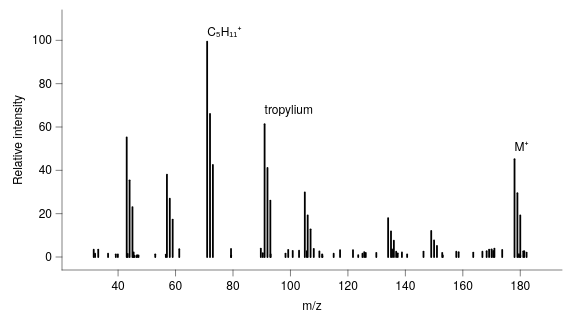

Describe this chart as a Vega-Lite specification.
### Vega-Lite specification from a JSON file in a GitHub repository (floating-point values rounded to 4 significant figures)
{"background": null, "config": {"arc": {"fill": "#DBDBDB", "fillOpacity": 1.0, "innerRadius": 32.5, "padAngle": 0.03, "stroke": "black", "strokeOpacity": 1, "strokeWidth": 0.25}, "area": {"fill": "#DBDBDB", "fillOpacity": 1.0, "stroke": "black", "strokeOpacity": 1, "strokeWidth": 0.25}, "axis": {"domain": true, "domainCap": "round", "domainColor": "black", "domainWidth": 0.25, "grid": false, "gridCap": "round", "gridColor": "#F1F1F1", "gridDash": [0, 0], "gridOpacity": 1.0, "gridWidth": 0.25, "labelColor": "black", "labelFont": "Helvetica Neue, HelveticaNeue, Helvetica, Arial, sans-serif", "labelFontSize": 6, "labelFontStyle": "normal", "labelFontWeight": 400, "offset": 0, "ticks": true, "tickCap": "round", "tickColor": "black", "tickRound": false, "tickSize": 3.0, "tickWidth": 0.25, "titleColor": "black", "titleFont": "Helvetica Neue, HelveticaNeue, Helvetica, Arial, sans-serif", "titleFontSize": 6, "titleFontStyle": "normal", "titleFontWeight": 400}, "axisX": {"domain": true, "labelAlign": "center", "labelAngle": 0, "labels": true, "ticks": true, "translate": 0}, "axisY": {"domain": true, "labelAlign": "right", "labelAngle": 0, "labels": true, "ticks": true, "translate": 0}, "axisRight": {"domain": true, "labelAlign": "left", "labelAngle": 0, "labels": true, "ticks": true, "translate": 0}, "axisTop": {"domain": true, "labelAlign": "center", "labelAngle": 0, "labels": true, "ticks": true, "translate": 0}, "axisBand": {"tickOffset": 0}, "bar": {"fill": "#DBDBDB", "fillOpacity": 1.0, "stroke": "black", "strokeOpacity": 1, "strokeWidth": 0.25}, "boxplot": {"size": 11.7, "ticks": {"cornerRadius": 0.25, "fill": "black", "opacity": 1, "size": 5.85, "thickness": 0.25}, "box": {"fillOpacity": 1.0, "stroke": "black", "strokeOpacity": 1, "strokeWidth": 0.25}, "median": {"cornerRadius": 0, "fill": "black", "fillOpacity": 1.0, "opacity": 1, "size": 11.7, "thickness": 0.25}, "rule": {"fill": "black", "fillOpacity": 1.0, "size": 13.0, "stroke": "black", "strokeDash": [0, 0], "strokeOpacity": 1, "strokeWidth": 0.25}, "outliers": {"color": "black", "fill": "black", "fillOpacity": 1.0, "size": 0, "stroke": "black", "strokeOpacity": 1, "strokeWidth": 0.25}}, "circle": {"fill": "black", "fillOpacity": 1.0, "size": 1.625, "stroke": null, "strokeOpacity": 1, "strokeWidth": 0.25}, "errorband": {"band": {"fillOpacity": 0.6, "stroke": null, "strokeWidth": 0.25, "strokeOpacity": 1}, "borders": {"opacity": 0, "strokeOpacity": 1, "strokeWidth": 0.25}}, "errorbar": {"opacity": 1, "rule": {"strokeDash": [0, 0], "strokeWidth": 0.25}, "ticks": {"color": "black", "cornerRadius": 0.125, "opacity": 1, "size": 7.8, "thickness": 0.25}, "thickness": 0.25}, "font": "Helvetica Neue, HelveticaNeue, Helvetica, Arial, sans-serif", "geoshape": {"fill": "#DBDBDB", "fillOpacity": 1.0, "stroke": "black", "strokeOpacity": 1, "strokeWidth": 0.25}, "header": {"labelColor": "black", "labelFont": "Helvetica Neue, HelveticaNeue, Helvetica, Arial, sans-serif", "labelFontSize": 6, "labelFontStyle": "normal", "labelFontWeight": 400, "titleColor": "black", "titleFont": "Helvetica Neue, HelveticaNeue, Helvetica, Arial, sans-serif", "titleFontSize": 6, "titleFontStyle": "normal", "titleFontWeight": 400, "titlePadding": 0}, "legend": {"disable": false, "offset": 4.5, "titlePadding": 4, "labelOffset": 2, "gradientLabelOffset": 2, "columnPadding": 4, "rowPadding": 2, "gradientThickness": 5, "gradientOpacity": 1.0, "gradientStrokeColor": "black", "gradientStrokeWidth": 0.25, "labelColor": "black", "labelFont": "Helvetica Neue, HelveticaNeue, Helvetica, Arial, sans-serif", "labelFontSize": 6, "labelFontStyle": "normal", "labelFontWeight": 400, "strokeColor": "black", "strokeWidth": 0, "symbolSize": 36, "symbolStrokeColor": "black", "symbolStrokeWidth": 0.25, "titleColor": "black", "titleFont": "Helvetica Neue, HelveticaNeue, Helvetica, Arial, sans-serif", "titleFontSize": 6, "titleFontStyle": "normal", "titleFontWeight": 400}, "line": {"color": "black", "stroke": "black", "strokeCap": "butt", "strokeDash": [0, 0], "strokeOpacity": 1, "strokeWidth": 0.5}, "point": {"filled": true, "fill": "#DBDBDB", "fillOpacity": 1.0, "size": 6.5, "stroke": "black", "strokeOpacity": 1, "strokeWidth": 0.25}, "range": {"category": ["#9D9D9D", "#28287D", "#004225", "#47266F", "#00605D", "#DBDBDB", "#7983C1", "#6E927B", "#937FB4", "#699A97"], "diverging": {"scheme": ["#4F4265", "#6A5C82", "#85789D", "#A196B7", "#BDB5CE", "#D8D6DD", "#F6F6F6", "#CED8D7", "#9DBFBD", "#75A3A0", "#518683", "#326967", "#164D4B"]}, "heatmap": {"scheme": ["#440154", "#472270", "#433E82", "#38598C", "#2C728E", "#238A8D", "#24A086", "#39B578", "#5DC862", "#96D646", "#CAE02D", "#FDE724"]}, "ordinal": {"scheme": ["#F1F1F1", "#DBDBDB", "#C6C6C6", "#B2B2B2", "#9D9D9D", "#898989", "#767676", "#636363", "#515151", "#404040", "#2F2F2F", "#1F1F1F"]}, "ramp": {"scheme": ["#440154", "#472270", "#433E82", "#38598C", "#2C728E", "#238A8D", "#24A086", "#39B578", "#5DC862", "#96D646", "#CAE02D", "#FDE724"]}}, "rule": {"color": "black", "stroke": "black", "strokeCap": "round", "strokeDash": [2, 2], "strokeOpacity": 1, "strokeWidth": 0.25}, "scale": {"barBandPaddingInner": 0.1, "rectBandPaddingInner": 0, "tickBandPaddingInner": 0.1, "bandPaddingOuter": 0.1, "bandWithNestedOffsetPaddingInner": 0.2, "bandWithNestedOffsetPaddingOuter": 0.2, "offsetBandPaddingInner": 0, "offsetBandPaddingOuter": 0, "continuousPadding": 6.5, "round": false}, "rect": {"fill": "#DBDBDB", "fillOpacity": 1.0, "stroke": "black", "strokeOpacity": 1, "strokeWidth": 0.25}, "square": {"fill": "#DBDBDB", "fillOpacity": 1.0, "size": 13.0, "stroke": "black", "strokeOpacity": 1, "strokeWidth": 0.25}, "text": {"color": "black", "font": "Helvetica Neue, HelveticaNeue, Helvetica, Arial, sans-serif", "fontSize": 6, "fontStyle": "normal", "fontWeight": 400}, "tick": {"color": "black", "cornerRadius": 0.125, "opacity": 1.0, "size": 11.7, "thickness": 0.25}, "title": {"anchor": "middle", "frame": "group", "color": "black", "font": "Helvetica Neue, HelveticaNeue, Helvetica, Arial, sans-serif", "fontSize": 6, "fontStyle": "normal", "fontWeight": 400, "subtitleColor": "black", "subtitleFont": "Helvetica Neue, HelveticaNeue, Helvetica, Arial, sans-serif", "subtitleFontSize": 6, "subtitleFontStyle": "normal", "subtitleFontWeight": 400}, "trail": {"color": "black", "opacity": 1, "size": 0.5}, "view": {"continuousWidth": 250, "continuousHeight": 130, "discreteWidth": 250, "discreteHeight": 130, "fill": null, "stroke": null, "strokeWidth": 0.25}}, "layer": [{"data": {"name": "data-d1e9cbef3d0b0f036dea6edf8213fc8b"}, "mark": {"type": "rule", "strokeDash": [0, 0], "strokeWidth": 0.9}, "encoding": {"x": {"field": "mz", "scale": {"domain": [25, 190], "nice": false}, "title": "m/z", "type": "quantitative"}, "y": {"field": "intensity", "scale": {"domain": [0, 108], "nice": false}, "title": "Relative intensity", "type": "quantitative"}}}, {"layer": [{"data": {"values": [{"__dysonsphere__": 1}]}, "mark": {"type": "text", "align": "left", "angle": 0, "baseline": "middle", "dx": 0, "dy": 0, "opacity": 1.0}, "encoding": {"text": {"value": "C₅H₁₁⁺"}, "x": {"datum": 71.0}, "y": {"datum": 104.0}}}, {"data": {"values": [{"__dysonsphere__": 1}]}, "mark": {"type": "text", "align": "left", "angle": 0, "baseline": "middle", "dx": 0, "dy": 0, "opacity": 1.0}, "encoding": {"text": {"value": "tropylium"}, "x": {"datum": 91.0}, "y": {"datum": 68.0}}}, {"data": {"values": [{"__dysonsphere__": 1}]}, "mark": {"type": "text", "align": "left", "angle": 0, "baseline": "middle", "dx": 0, "dy": 0, "opacity": 1.0}, "encoding": {"text": {"value": "M⁺"}, "x": {"datum": 178.0}, "y": {"datum": 51.0}}}]}], "$schema": "https://vega.github.io/schema/vega-lite/v6.4.1.json", "datasets": {"data-d1e9cbef3d0b0f036dea6edf8213fc8b": [{"mz": 43.0, "intensity": 55.21}, {"mz": 44.0, "intensity": 35.38}, {"mz": 45.0, "intensity": 23.05}, {"mz": 57.0, "intensity": 38.05}, {"mz": 58.0, "intensity": 26.94}, {"mz": 59.0, "intensity": 17.29}, {"mz": 71.0, "intensity": 99.35}, {"mz": 72.0, "intensity": 66.01}, {"mz": 73.0, "intensity": 42.49}, {"mz": 91.0, "intensity": 61.31}, {"mz": 92.0, "intensity": 41.09}, {"mz": 93.0, "intensity": 26.03}, {"mz": 105.0, "intensity": 29.8}, {"mz": 106.0, "intensity": 19.19}, {"mz": 107.0, "intensity": 12.79}, {"mz": 134.0, "intensity": 17.96}, {"mz": 135.0, "intensity": 11.83}, {"mz": 136.0, "intensity": 7.513}, {"mz": 149.0, "intensity": 12.03}, {"mz": 150.0, "intensity": 7.661}, {"mz": 151.0, "intensity": 5.155}, {"mz": 178.0, "intensity": 45.17}, {"mz": 179.0, "intensity": 29.44}, {"mz": 180.0, "intensity": 19.17}, {"mz": 79.31, "intensity": 3.735}, {"mz": 103.0, "intensity": 2.928}, {"mz": 46.62, "intensity": 0.8659}, {"mz": 61.3, "intensity": 3.596}, {"mz": 135.4, "intensity": 3.472}, {"mz": 129.9, "intensity": 1.923}, {"mz": 110.1, "intensity": 2.577}, {"mz": 163.6, "intensity": 2.034}, {"mz": 168.3, "intensity": 2.648}, {"mz": 158.6, "intensity": 2.243}, {"mz": 137.3, "intensity": 1.687}, {"mz": 111.0, "intensity": 1.257}, {"mz": 45.61, "intensity": 0.6351}, {"mz": 138.8, "intensity": 2.098}, {"mz": 169.1, "intensity": 3.423}, {"mz": 89.69, "intensity": 3.908}, {"mz": 121.8, "intensity": 3.181}, {"mz": 93.12, "intensity": 1.187}, {"mz": 56.63, "intensity": 1.134}, {"mz": 123.6, "intensity": 0.8942}, {"mz": 33.09, "intensity": 3.415}, {"mz": 45.41, "intensity": 2.077}, {"mz": 105.7, "intensity": 2.671}, {"mz": 108.1, "intensity": 3.781}, {"mz": 146.3, "intensity": 2.511}, {"mz": 125.7, "intensity": 2.273}, {"mz": 179.5, "intensity": 1.293}, {"mz": 136.8, "intensity": 2.443}, {"mz": 36.51, "intensity": 1.537}, {"mz": 173.7, "intensity": 3.246}, {"mz": 31.99, "intensity": 1.538}, {"mz": 31.52, "intensity": 3.396}, {"mz": 47.11, "intensity": 0.7011}, {"mz": 182.2, "intensity": 2.061}, {"mz": 79.35, "intensity": 0.6715}, {"mz": 90.39, "intensity": 1.781}, {"mz": 111.1, "intensity": 0.5237}, {"mz": 52.93, "intensity": 1.235}, {"mz": 98.28, "intensity": 1.558}, {"mz": 125.1, "intensity": 1.499}, {"mz": 171.0, "intensity": 3.867}, {"mz": 39.21, "intensity": 1.232}, {"mz": 117.3, "intensity": 3.197}, {"mz": 39.92, "intensity": 1.147}, {"mz": 100.8, "intensity": 2.84}, {"mz": 170.0, "intensity": 3.534}, {"mz": 153.0, "intensity": 0.6846}, {"mz": 181.4, "intensity": 2.651}, {"mz": 43.35, "intensity": 1.392}, {"mz": 126.2, "intensity": 1.85}, {"mz": 99.22, "intensity": 3.316}, {"mz": 157.7, "intensity": 2.414}, {"mz": 152.8, "intensity": 1.921}, {"mz": 181.0, "intensity": 2.618}, {"mz": 180.0, "intensity": 0.654}, {"mz": 166.8, "intensity": 2.458}, {"mz": 140.6, "intensity": 1.174}, {"mz": 115.0, "intensity": 1.512}, {"mz": 46.35, "intensity": 0.5112}, {"mz": 170.6, "intensity": 2.848}]}}
